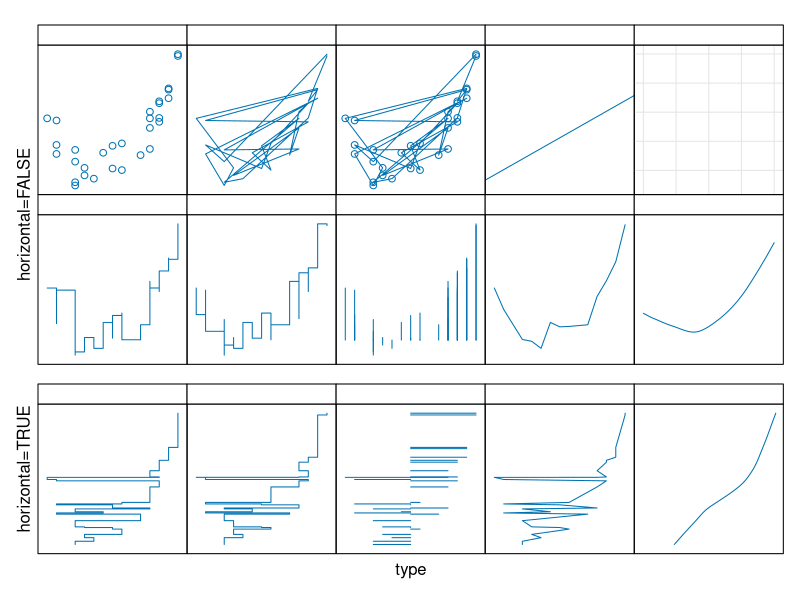

Write R code to recreate this figure.
library(lattice)


### Name: F_1_panel.xyplot
### Title: Default Panel Function for xyplot
### Aliases: panel.xyplot panel.splom panel.qq
### Keywords: dplot

### ** Examples


types.plain <- c("p", "l", "o", "r", "g", "s", "S", "h", "a", "smooth")
types.horiz <- c("s", "S", "h", "a", "smooth")
horiz <- rep(c(FALSE, TRUE), c(length(types.plain), length(types.horiz)))

types <- c(types.plain, types.horiz)

x <- sample(seq(-10, 10, length.out = 15), 30, TRUE)
y <- x + 0.25 * (x + 1)^2 + rnorm(length(x), sd = 5)

xyplot(y ~ x | gl(1, length(types)),
       xlab = "type", 
       ylab = list(c("horizontal=TRUE", "horizontal=FALSE"), y = c(1/6, 4/6)),
       as.table = TRUE, layout = c(5, 3),
       between = list(y = c(0, 1)),
       strip = function(...) {
           panel.fill(trellis.par.get("strip.background")$col[1])
           type <- types[panel.number()]
           grid::grid.text(label = sprintf('"%s"', type), 
                           x = 0.5, y = 0.5)
           grid::grid.rect()
       },
       scales = list(alternating = c(0, 2), tck = c(0, 0.7), draw = FALSE),
       par.settings = 
       list(layout.widths = list(strip.left = c(1, 0, 0, 0, 0))),
       panel = function(...) {
           type <- types[panel.number()]
           horizontal <- horiz[panel.number()]
           panel.xyplot(..., 
                        type = type,
                        horizontal = horizontal)
       })[rep(1, length(types))]
